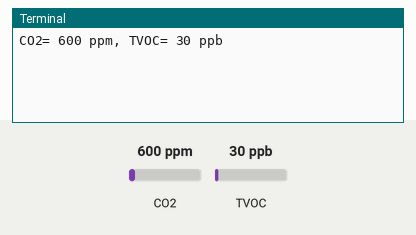
A program run on a simulated Raspberry Pi (BCM pin numbers). Parts: the last lines printed to the terminal. The test bench sets the inputs (shaded band); at power-on: CO2 600 ppm, TVOC 30 ppb.

Above: at 1.2 s.
1.3 s: CO2 set to 452 ppm
At 2.6 s:
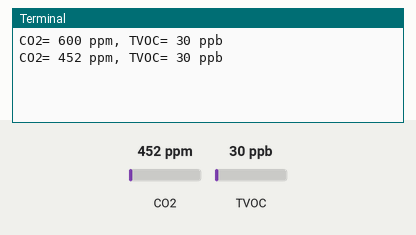
2.8 s: TVOC set to 20 ppb
At 3.9 s:
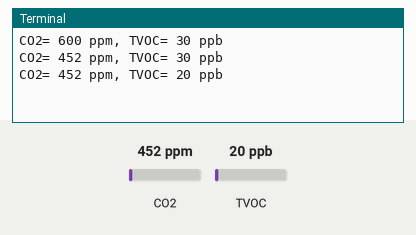
4.3 s: CO2 set to 1050 ppm
At 5.9 s:
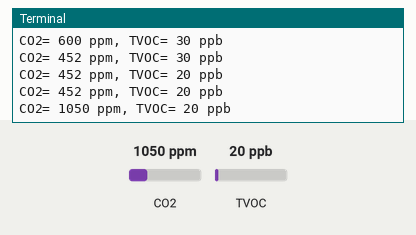
Timing chart, 0 to 7.4 s (numbered marks = the images above; inputs shaded):
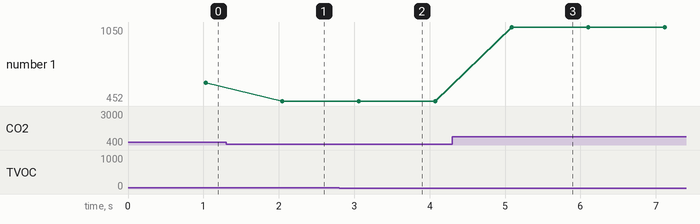

The program:

raspi_sgp30.py
```python
#!/usr/bin/env python3
# coding: utf-8

################################################################################
# CO2センサ SENSIRION SGP30 からCO2濃度を取得します。
#
#                                               Copyright (c) 2021 Wataru KUNINO
################################################################################

sgp30 = 0x58

import smbus
from time import sleep                               # 時間取得を組み込む

def word2uint(d1,d2):
    i = d1
    i <<= 8
    i += d2
    return i

i2c = smbus.SMBus(1)
i2c.write_byte_data(sgp30, 0x20, 0x03)
sleep(1.012)
while i2c:
    i2c.write_byte_data(sgp30, 0x20, 0x08)
    sleep(0.014)
    data=i2c.read_i2c_block_data(sgp30,0x00,6)
    if len(data) >= 5:
        co2 = word2uint(data[0],data[1])
        tvoc= word2uint(data[3],data[4])
        print("CO2= %d ppm, TVOC= %d ppb" % (co2,tvoc))
    sleep(1)
```

Measured:
- after the input at 1.3 s, the terminal: prints a new line after 0.74 s (image 1)
- after the input at 2.8 s, the terminal: prints a new line after 0.26 s (image 2)
- after the input at 4.3 s, the terminal: prints a new line after 0.79 s (image 3)
- plotted number 1: 600 → 452 after the input at 1.3 s, 452 → 1050 after the input at 4.3 s
